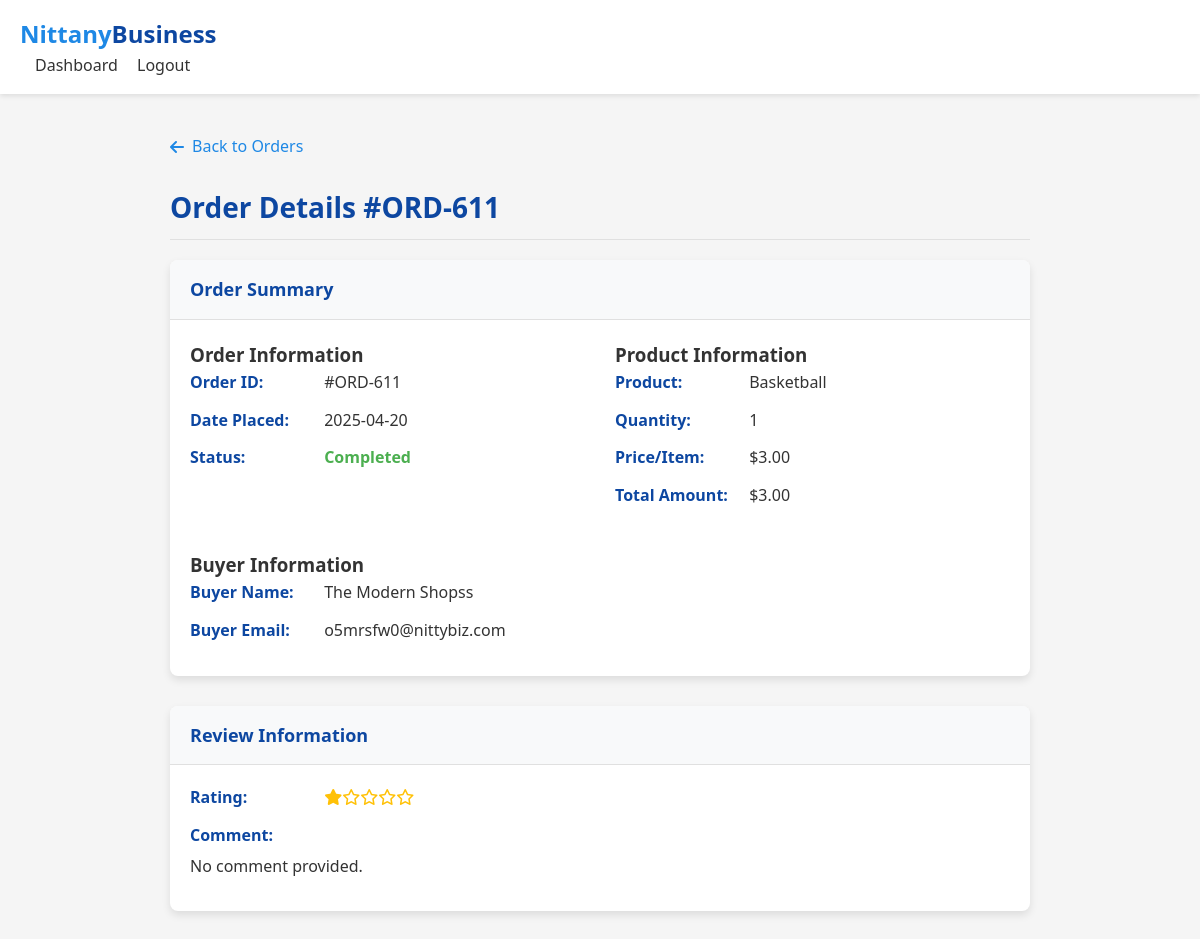
The page /order/611 (signed in) on the database its author committed.
### tables this page shows
CREATE TABLE Orders (
    order_id INTEGER PRIMARY KEY,
    seller_email TEXT NOT NULL,
    listing_id INTEGER NOT NULL,
    buyer_email TEXT NOT NULL,
    date TEXT NOT NULL,
    quantity INTEGER NOT NULL,
    payment REAL NOT NULL,
    FOREIGN KEY (seller_email, listing_id) REFERENCES Product_Listings(seller_email, listing_id),
    FOREIGN KEY (buyer_email) REFERENCES Buyer(email)
);

CREATE TABLE Product_Listings (
    seller_email TEXT,
    listing_id INTEGER,
    category TEXT NOT NULL,
    product_title TEXT NOT NULL,
    product_name TEXT NOT NULL,
    product_description TEXT,
    quantity INTEGER NOT NULL,
    product_price REAL NOT NULL,
    status TEXT NOT NULL,
    PRIMARY KEY (seller_email, listing_id),
    FOREIGN KEY (seller_email) REFERENCES Sellers(email),
    FOREIGN KEY (category) REFERENCES Categories(category_name)
);

CREATE TABLE Buyer (
    email TEXT PRIMARY KEY,
    business_name TEXT,
    buyer_address_id INTEGER,
    FOREIGN KEY (email) REFERENCES Users(email),
    FOREIGN KEY (buyer_address_id) REFERENCES Address(address_ID)
);

CREATE TABLE Reviews (
    order_id INTEGER PRIMARY KEY,
    review_desc TEXT,
    rating INTEGER CHECK(rating >= 1 AND rating <= 5),
    FOREIGN KEY (order_id) REFERENCES Orders(order_id)
);

### app.py (the view, shortened to what this page needs)
@app.route('/order/<int:order_id>')
def view_order(order_id):
    if 'user_email' not in session:
        return redirect(url_for('login'))
    conn = get_db_connection()
    order = None
    if session['user_type'] == 'buyer':
        order = conn.execute(
            '''SELECT o.*, pl.Product_Title, pl.Product_Description, pl.Product_Price,
                  s.business_name AS seller_name, s.email AS seller_email,
                  (SELECT COUNT(*) FROM Reviews r WHERE r.Order_ID = o.Order_ID) > 0 AS has_review
               FROM Orders o
               JOIN Product_Listings pl ON o.Listing_ID = pl.Listing_ID
               JOIN Sellers s ON pl.Seller_Email = s.email
               WHERE o.Order_ID = ? AND o.Buyer_Email = ?''',
            (order_id, session['user_email'])
        ).fetchone()
    elif session['user_type'] == 'seller':
        order = conn.execute(
            '''SELECT o.*, pl.Product_Title, pl.Product_Description, pl.Product_Price,
                  b.business_name AS buyer_name, b.email AS buyer_email,
                  (SELECT COUNT(*) FROM Reviews r WHERE r.Order_ID = o.Order_ID) > 0 AS has_review
               FROM Orders o
               JOIN Product_Listings pl ON o.Listing_ID = pl.Listing_ID
               JOIN Buyer b ON o.Buyer_Email = b.email
               WHERE o.Order_ID = ? AND pl.Seller_Email = ?''',
            (order_id, session['user_email'])
        ).fetchone()
    if not order:
        conn.close()
        flash('Order not found or access denied')
        return redirect(url_for(f'{session["user_type"]}_dashboard'))
    review = conn.execute(
        'SELECT * FROM Reviews WHERE Order_ID = ?',
        (order_id,)
    ).fetchone()
    conn.close()
    return render_template(
        'order_detail.html',
        user_email=session['user_email'],
        user_type=session['user_type'],
        order=order,
        review=review
    )

### app.py (called while the page is built)
def get_db_connection():
    conn = sqlite3.connect(app.config['DATABASE'])
    conn.row_factory = sqlite3.Row
    return conn

### templates/order_detail.html (shortened to what this page needs)
<!DOCTYPE html>
<html lang="en">
<head>
    <link rel="stylesheet" href="https://cdnjs.cloudflare.com/ajax/libs/font-awesome/6.4.0/css/all.min.css">
</head>
<body>
    <header>
        <div class="container">
            <nav class="navbar">
                <a href="/" class="logo">Nittany<span>Business</span></a>
                <div class="header-links">
                    {% if user_type == 'buyer' %}
                    <a href="{{ url_for('buyer_dashboard') }}">Dashboard</a>
                    {% elif user_type == 'seller' %}
                    <a href="{{ url_for('seller_dashboard') }}">Dashboard</a>
                    {% elif user_type == 'helpdesk' %}
                    <a href="{{ url_for('helpdesk_dashboard') }}">Dashboard</a>
                    {% endif %}
                    <a href="{{ url_for('logout') }}">Logout</a>
                </div>
            </nav>
        </div>
    </header>
    <main>
        <div class="container">
            {% if order %}
            <a href="{{ url_for(user_type ~ '_dashboard', tab='orders') }}" class="back-link">
                <i class="fas fa-arrow-left"></i> Back to Orders
            </a>
            <h1 class="page-title">Order Details #ORD-{{ order.Order_ID }}</h1>
            <div class="card">
                <div class="card-header">
                    <h2>Order Summary</h2>
                </div>
                <div class="card-body order-details-grid">
                    <div>
                        <h3>Order Information</h3>
                        <div class="detail-item"><span class="detail-label">Order ID:</span> #ORD-{{ order.Order_ID }}
                        </div>
                        <div class="detail-item"><span class="detail-label">Date Placed:</span> {{ order.Date }}</div>
                        <div class="detail-item"><span class="detail-label">Status:</span>
                            {% if order.Payment > 0 %} <span
                                style="color: var(--success-color); font-weight: bold;">Completed</span> {% else %}
                            <span style="color: var(--warning-color); font-weight: bold;">Pending</span> {% endif %}
                        </div>
                    </div>
                    <div>
                        <h3>Product Information</h3>
                        <div class="detail-item"><span class="detail-label">Product:</span> {{ order.Product_Title }}
                        </div>
                        <div class="detail-item"><span class="detail-label">Quantity:</span> {{ order.Quantity }}</div>
                        <div class="detail-item"><span class="detail-label">Price/Item:</span> ${{
                            "%.2f"|format(order.Product_Price) }}</div>
                        <div class="detail-item"><span class="detail-label">Total Amount:</span> ${{
                            "%.2f"|format(order.Payment) }}</div>
                    </div>
                    {% if user_type == 'buyer' %}
                    <div>
                        <h3>Seller Information</h3>
                        <div class="detail-item"><span class="detail-label">Seller Name:</span> {{ order.seller_name }}
                        </div>
                        <div class="detail-item"><span class="detail-label">Seller Email:</span> {{ order.Seller_Email
                            }}</div>
                    </div>
                    {% elif user_type == 'seller' or user_type == 'helpdesk' %}
                    <div>
                        <h3>Buyer Information</h3>
                        <div class="detail-item"><span class="detail-label">Buyer Name:</span> {{ order.buyer_name }}
                        </div>
                        <div class="detail-item"><span class="detail-label">Buyer Email:</span> {{ order.Buyer_Email }}
                        </div>
                    </div>
                    {% endif %}
                </div>
            </div>
            <div class="card review-section">
                <div class="card-header">
                    <h2>Review Information</h2>
                </div>
                <div class="card-body">
                    {% if review %}
                    <div class="detail-item">
                        <span class="detail-label">Rating:</span>
                        <span class="stars">
                            {% for i in range(review.Rating) %}<i class="fas fa-star"></i>{% endfor %}{% for i in
                            range(5 - review.Rating) %}<i class="far fa-star"></i>{% endfor %}
                        </span>
                    </div>
                    <div class="detail-item"><span class="detail-label">Comment:</span>
                        <p style="margin-top: 5px;">{{ review.Review_Desc if review.Review_Desc else 'No comment
                            provided.' }}</p>
                    </div>
                    {% elif user_type == 'buyer' and order.Payment > 0 %}
                    <p>You haven't reviewed this order yet.</p>
                    <button class="btn btn-primary review-btn" data-order="{{ order.Order_ID }}"
                        data-product="{{ order.Product_Title }}">Write a Review</button>
                    {% else %}
                    <p>No review submitted for this order.</p>
                    {% endif %}
                </div>
            </div>
            {% else %}
            <h1 class="page-title">Order Not Found</h1>
            <p>The requested order could not be found or you do not have permission to view it.</p>
            <a href="{{ url_for(user_type ~ '_dashboard') if user_type else url_for('index') }}" class="back-link">
                <i class="fas fa-arrow-left"></i> Back to Dashboard
            </a>
            {% endif %}
        </div>
    </main>
</body>
</html>

### templates/order_detail.html (style rules this page uses)
:root { --primary-color: #1e88e5; --secondary-color: #0d47a1; --accent-color: #64b5f6; --success-color: #4caf50; --warning-color: #ff9800; --danger-color: #f44336; --text-color: #333; --light-bg: #f5f5f5; --card-shadow: 0 4px 8px rgba(0, 0, 0, 0.1); --hover-transition: all 0.3s ease; --border-color: #e0e0e0; }
* { margin: 0; padding: 0; box-sizing: border-box; font-family: 'Segoe UI', Tahoma, Geneva, Verdana, sans-serif; }
body { background-color: var(--light-bg); color: var(--text-color); line-height: 1.6; min-height: 100vh; display: flex; flex-direction: column; }
.container { max-width: 900px; margin: 0 auto; padding: 0 20px; }
header { background-color: white; box-shadow: 0 2px 5px rgba(0, 0, 0, 0.1); padding: 15px 0; position: sticky; top: 0; z-index: 100; }
header .container { max-width: 1200px; display: flex; justify-content: space-between; align-items: center; }
.logo { font-size: 24px; font-weight: bold; color: var(--primary-color); text-decoration: none; }
.logo span { color: var(--secondary-color); }
.header-links a { margin-left: 15px; color: var(--text-color); text-decoration: none; font-weight: 500; }
main { flex: 1; padding: 40px 0; }
.page-title { font-size: 28px; color: var(--secondary-color); margin-bottom: 20px; text-align: left; border-bottom: 1px solid var(--border-color); padding-bottom: 10px; }
.card { background-color: white; border-radius: 8px; box-shadow: var(--card-shadow); margin-bottom: 25px; overflow: hidden; }
.card-header { padding: 15px 20px; border-bottom: 1px solid var(--border-color); background-color: #f8f9fa; }
.card-header h2 { font-size: 18px; color: var(--secondary-color); margin: 0; }
.card-body { padding: 20px; }
.back-link { display: inline-flex; align-items: center; gap: 8px; color: var(--primary-color); text-decoration: none; margin-bottom: 25px; font-weight: 500; }
.order-details-grid { display: grid; grid-template-columns: repeat(auto-fit, minmax(300px, 1fr)); gap: 30px; }
.detail-item { margin-bottom: 12px; font-size: 16px; }
.detail-label { font-weight: 600; color: var(--secondary-color); display: inline-block; width: 130px; }
.review-section { margin-top: 30px; }
.stars { color: #ffc107; }

### rows shown on the page
Orders: Order_ID "611", Date "2025-04-20", Quantity "1", Payment "3.00", Buyer_Email "o5mrsfw0@nittybiz.com"
Product_Listings: Product_Title "Basketball", Product_Price "3.00"
Buyer: buyer_name "The Modern Shopss"
Reviews: rating 1 (drawn), review_desc "No comment provided."
